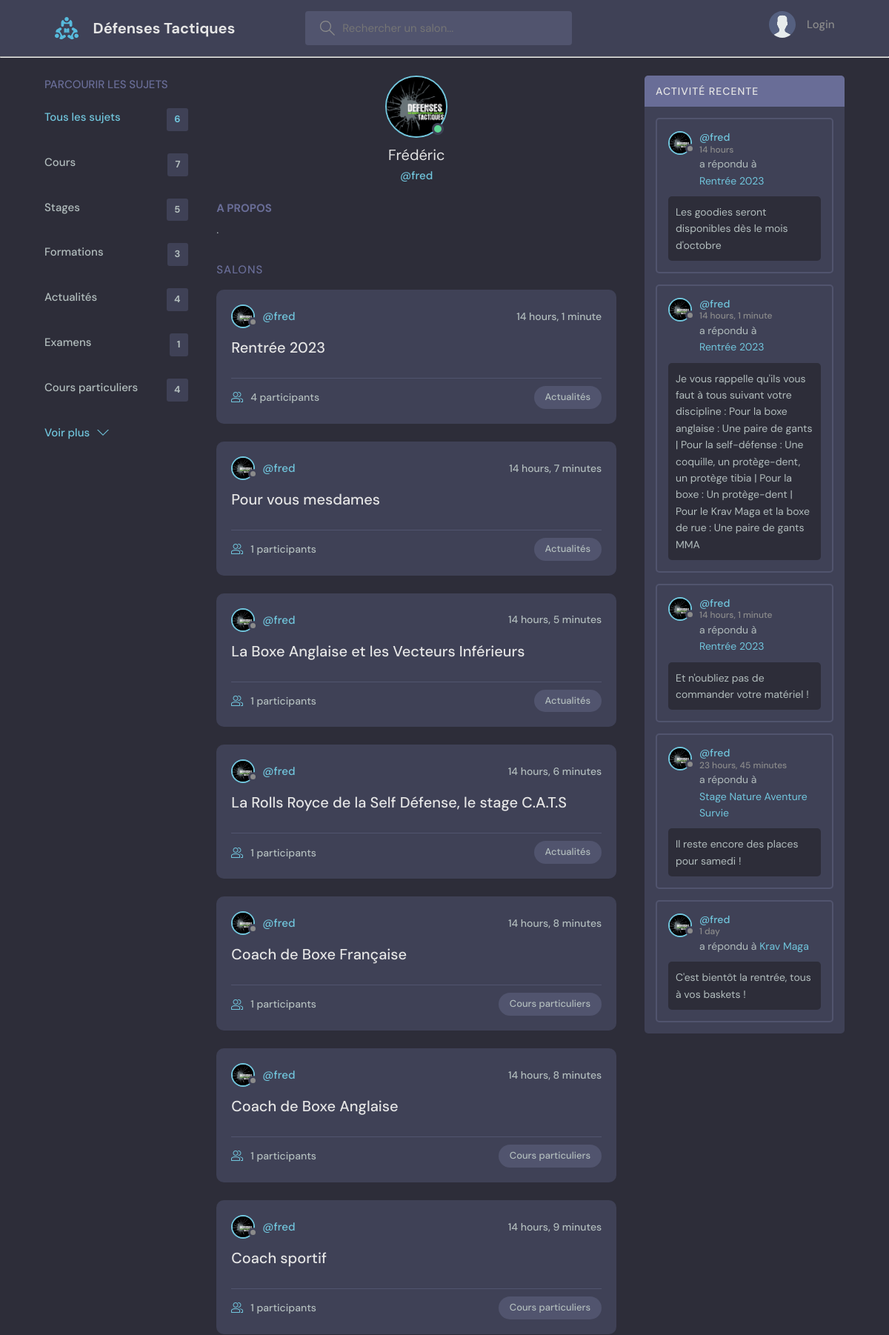
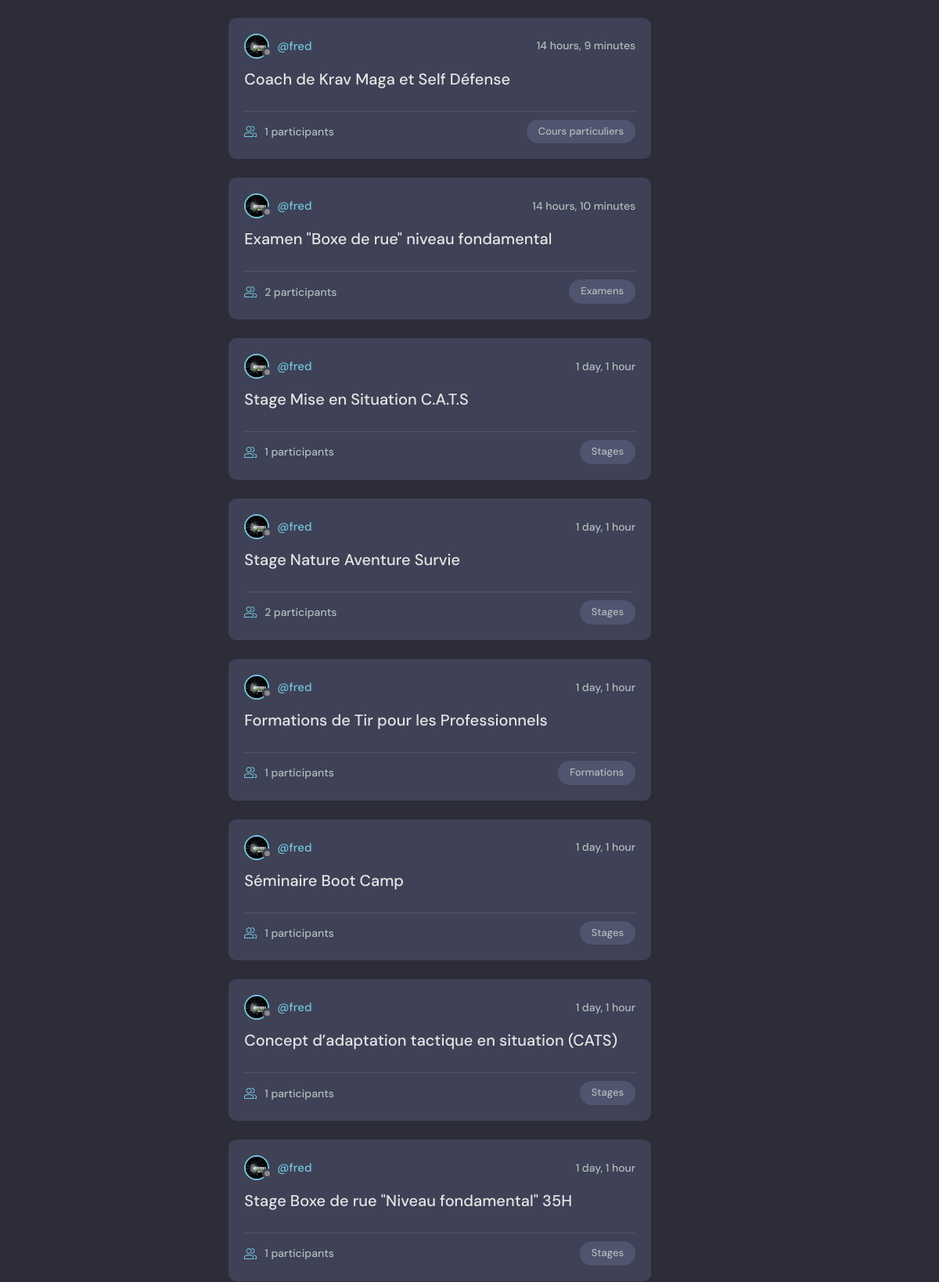
The app's page /profile/2/ (upper part) with its own data (2 pictures, top to bottom).
### base/models.py (models this page shows, shortened)
class Topic(models.Model):
    name = models.CharField(max_length=200)

class User(AbstractUser):
    name = models.CharField(unique=True, max_length=200, null=True)
    username = models.CharField(unique=True, max_length=200, null=True)
    email = models.EmailField(unique=True, null=True)
    bio = models.TextField(null=True)
    avatar = models.ImageField(null=True, default="avatar.svg")
    USERNAME_FIELD = 'email'
    REQUIRED_FIELDS = ['username']

class Room(models.Model):
    host = models.ForeignKey(User, null=True, on_delete=models.SET_NULL)
    topic = models.ForeignKey(Topic, null=True, on_delete=models.SET_NULL)
    name = models.CharField(max_length=200)
    description = models.TextField(null=True, blank=True)
    participants = models.ManyToManyField(User, related_name='participants', blank=True)
    created = models.DateTimeField(auto_now_add=True)
    updated = models.DateTimeField(auto_now=True)
    class Meta:
        ordering = ['-updated', '-created']

class Message(models.Model):
    user = models.ForeignKey(User, on_delete=models.CASCADE)
    room = models.ForeignKey(Room, on_delete=models.CASCADE)
    body = models.TextField()
    images = models.ManyToManyField(ImageModel, related_name='images', blank=True)
    created = models.DateTimeField(auto_now_add=True)
    updated = models.DateTimeField(auto_now=True)
    class Meta:
        ordering = ['-created']

### base/views.py (the view)
# urls.py: path('profile/<str:pk>/', views.userProfile, name="user-profile"),
def userProfile(request, pk):
    user = User.objects.get(id=pk)
    rooms = user.room_set.all()
    user_messages = user.message_set.all()[0:5]
    topics = Topic.objects.all()
    context = { 'user': user, 'rooms': rooms, 'room_messages': user_messages, 'topics' : topics }
    return render(request, 'base/profile.html', context)

### base/templates/base/profile.html (shortened to what this page needs)
{% extends 'main.html' %}
{% block content %}
  <main class="profile-page layout layout--3">
  <div class="container">
    {% include 'base/topics_component.html' %}
    <div class="roomList">
      <div class="profile">
        <div class="profile__avatar">
          <div class="avatar avatar--large active">
            <img src="{{ user.avatar.url }}" />
          </div>
        </div>
        <div class="profile__info">
          <h3>{{ user.name }}</h3>
          <p>@{{ user.username }}</p>
        </div>
        <div class="profile__about">
          <h3>A propos</h3>
          <p>
            {{ user.bio }}
          </p>
        </div>
      </div>
      <div class="roomList__header">
        <div>
          <h2>Salons</h2>
        </div>
      </div>
      {% include 'base/feed_component.html' %}
    </div>
    {% include 'base/activity_component.html' %}
  </div>
</main>
{% endblock %}

### base/templates/base/topics_component.html
<div class="topics">
    <div class="topics__header">
      <h2>Parcourir les sujets</h2>
    </div>
    <ul class="topics__list">
      <li>
        <a href="{% url 'home' %}" class="active">Tous les sujets<span>{{ topics.count }}</span></a>
      </li>
      {% for topic in topics %}
          <li>
            <a href="{% url 'home' %}?q={{ topic.name }}">{{ topic.name }}<span>{{ topic.room_set.all.count }}</span></a>
          </li>
      {% endfor %}
    </ul>
    <a class="btn btn--link" href="{% url 'topics' %}">
      Voir plus
      <svg version="1.1" xmlns="http://www.w3.org/2000/svg" width="32" height="32" viewBox="0 0 32 32">
        <title>chevron-down</title>
        <path d="M16 21l-13-13h-3l16 16 16-16h-3l-13 13z"></path>
      </svg>
    </a>
</div>

### base/templates/base/feed_component.html (shortened to what this page needs)
{% for room in rooms %}
    <div class="roomListRoom">
      <div class="roomListRoom__header">
        <a href="{% url 'user-profile' room.host.id %}" class="roomListRoom__author">
          <div class="avatar avatar--small">
            <img src="{{ room.host.avatar.url }}" />
          </div>
          <span>@{{ room.host.username }}</span>
        </a>
        <div class="roomListRoom__actions">
          <span>{{ room.created|timesince }}</span>
        </div>
      </div>
      <div class="roomListRoom__content">
        <a href="{% url 'room' room.id %}">{{ room.name }}</a>
      </div>
      <div class="roomListRoom__meta">
        <a href="{% url 'room' room.id %}" class="roomListRoom__joined">
          {{ room.participants.all.count }} participants
        </a>
        <p class="roomListRoom__topic">{{ room.topic.name }}</p>
      </div>
    </div>
{% endfor %}

### base/templates/base/activity_component.html (shortened to what this page needs)
<div class="activities">
    <div class="activities__header">
      <h2>Activité recente</h2>
    </div>
    {% for message in room_messages %}
        <div class="activities__box">
            <div class="activities__boxHeader roomListRoom__header">
                <a href="{% url 'user-profile' message.user.id %}" class="roomListRoom__author">
                  <div class="avatar avatar--small">
                    <img src="{{ message.user.avatar.url }}" />
                  </div>
                  <p>
                    @{{ message.user.username }}
                    <span>{{ message.created | timesince }}</span>
                  </p>
                </a>
            </div>
            <div class="activities__boxContent">
                <p>a répondu à <a href="{% url 'room' message.room.id %}">{{ message.room.name }}</a></p>
                <div class="activities__boxRoomContent">
                  {{ message.body }}
                </div>
            </div>
        </div>
    {% endfor %}
</div>

### records on screen
Topic: name "Cours", room_set.all.count "7"
Topic: name "Stages", room_set.all.count "5"
Topic: name "Formations", room_set.all.count "3"
Topic: name "Actualités", room_set.all.count "4"
Topic: name "Examens", room_set.all.count "1"
Topic: name "Cours particuliers", room_set.all.count "4"
User: avatar (picture), name "Frédéric", username "fred", bio "."
Room: host.avatar (picture), host.username "fred", created "14 hours, 1 minute", name "Rentrée 2023", participants.all.count "4", topic.name "Actualités"
Room: host.avatar (picture), host.username "fred", created "14 hours, 7 minutes", name "Pour vous mesdames", participants.all.count "1", topic.name "Actualités"
Room: host.avatar (picture), host.username "fred", created "14 hours, 5 minutes", name "La Boxe Anglaise et les Vecteurs Inférieurs", participants.all.count "1", topic.name "Actualités"
Room: host.avatar (picture), host.username "fred", created "14 hours, 6 minutes", name "La Rolls Royce de la Self Défense, le stage C.A.T.S", participants.all.count "1", topic.name "Actualités"
Room: host.avatar (picture), host.username "fred", created "14 hours, 8 minutes", name "Coach de Boxe Française", participants.all.count "1", topic.name "Cours particuliers"
Room: host.avatar (picture), host.username "fred", created "14 hours, 8 minutes", name "Coach de Boxe Anglaise", participants.all.count "1", topic.name "Cours particuliers"
Room: host.avatar (picture), host.username "fred", created "14 hours, 9 minutes", name "Coach sportif", participants.all.count "1", topic.name "Cours particuliers"
Room: host.avatar (picture), host.username "fred", created "14 hours, 9 minutes", name "Coach de Krav Maga et Self Défense", participants.all.count "1", topic.name "Cours particuliers"
Room: host.avatar (picture), host.username "fred", created "14 hours, 10 minutes", name "Examen \"Boxe de rue\" niveau fondamental", participants.all.count "2", topic.name "Examens"
Room: host.avatar (picture), host.username "fred", created "1 day, 1 hour", name "Stage Mise en Situation C.A.T.S", participants.all.count "1", topic.name "Stages"
Room: host.avatar (picture), host.username "fred", created "1 day, 1 hour", name "Stage Nature Aventure Survie", participants.all.count "2", topic.name "Stages"
Room: host.avatar (picture), host.username "fred", created "1 day, 1 hour", name "Formations de Tir pour les Professionnels", participants.all.count "1", topic.name "Formations"
Room: host.avatar (picture), host.username "fred", created "1 day, 1 hour", name "Séminaire Boot Camp", participants.all.count "1", topic.name "Stages"
Room: host.avatar (picture), host.username "fred", created "1 day, 1 hour", name "Concept d’adaptation tactique en situation (CATS)", participants.all.count "1", topic.name "Stages"
Room: host.avatar (picture), host.username "fred", created "1 day, 1 hour", name "Stage Boxe de rue \"Niveau fondamental\" 35H", participants.all.count "1", topic.name "Stages"
Message: user.avatar (picture), user.username "fred", created "14 hours", room.name "Rentrée 2023", body "Les goodies seront disponibles dès le mois d'octobre"
Message: user.avatar (picture), user.username "fred", created "14 hours, 1 minute", room.name "Rentrée 2023", body "Je vous rappelle qu'ils vous faut à tous suivant votre discipline : Pour la boxe anglaise : Une paire de gants | Pour la self-défense : Une coquille, un protège-dent, un protège tibia | Pour la boxe : Un protège-dent | Pour le Krav Maga et la boxe de rue : Une paire de gants MMA"
Message: user.avatar (picture), user.username "fred", created "14 hours, 1 minute", room.name "Rentrée 2023", body "Et n'oubliez pas de commander votre matériel !"
Message: user.avatar (picture), user.username "fred", created "23 hours, 45 minutes", room.name "Stage Nature Aventure Survie", body "Il reste encore des places pour samedi !"
Message: user.avatar (picture), user.username "fred", created "1 day", room.name "Krav Maga", body "C'est bientôt la rentrée, tous à vos baskets !"

### other values on screen
{{ topics.count }} "6"
